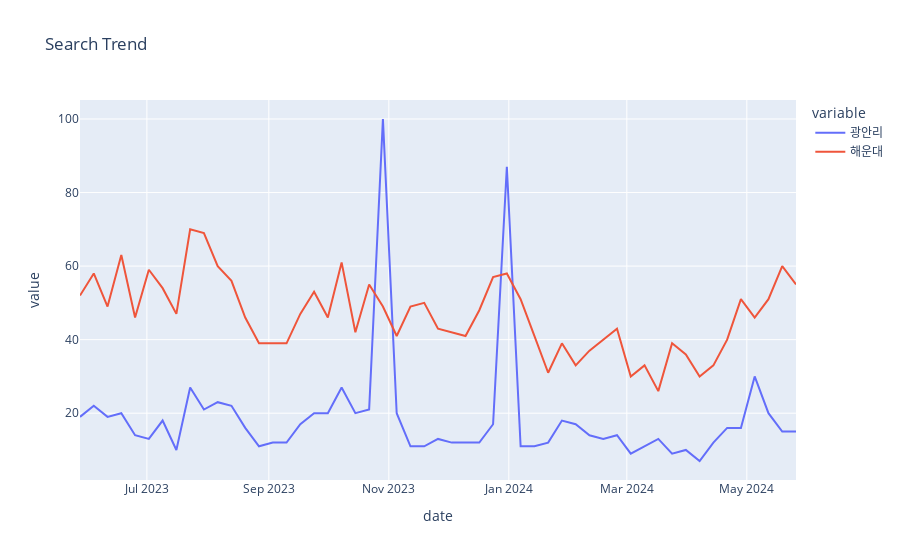

Notebook code cell kept with this figure:
### Code cell
import plotly.express as px

#
fig = px.line(interest_over_time_df, y=keyword_list, title="Search Trend")
fig.update_layout(hovermode="x unified")
fig.show()
